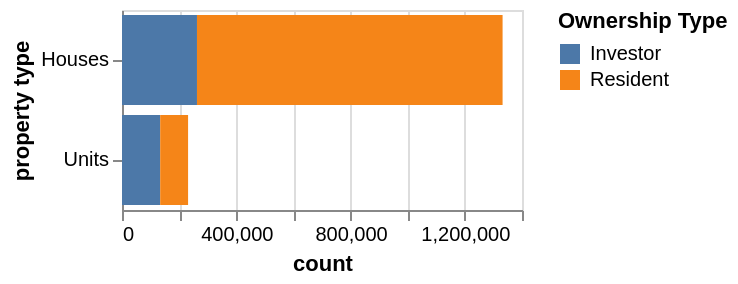

Vega-Lite specification stored for this chart:
### Vega-Lite specification from a JSON file in a GitHub repository (floating-point values rounded to 4 significant figures)
{"$schema": "https://vega.github.io/schema/vega-lite/v5.json", "width": 200, "height": 100, "data": {"values": [{"ptype": "Houses", "own_type": "Investor ", "count": 262412}, {"ptype": "Units", "own_type": "Investor ", "count": 133689}, {"ptype": "Houses", "own_type": "Resident ", "count": 1069628}, {"ptype": "Units", "own_type": "Resident ", "count": 97607}]}, "mark": "bar", "encoding": {"x": {"field": "count", "type": "quantitative"}, "y": {"field": "ptype", "type": "nominal", "title": "property type"}, "color": {"field": "own_type", "title": "Ownership Type"}}}
